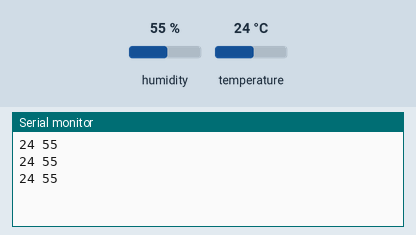
This sketch was run on a simulated ESP32. On the bench: the last lines printed to the serial monitor. The inputs (shaded band) are chosen by the test bench; at power-on: humidity 55 %, temperature 24 °C.

Above: at 3.8 s.
3.9 s: humidity set to 22 %
At 7.1 s:
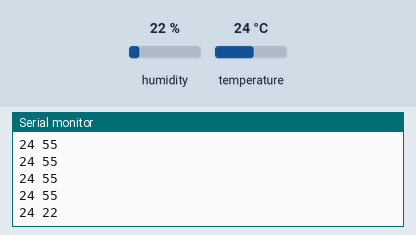
7.8 s: temperature set to 12 °C
At 10.3 s:
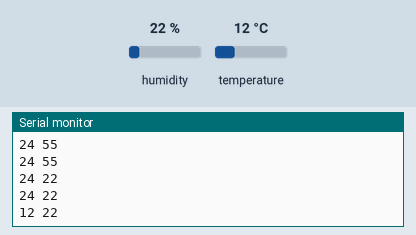
11.7 s: humidity set to 40 %
At 13.3 s:
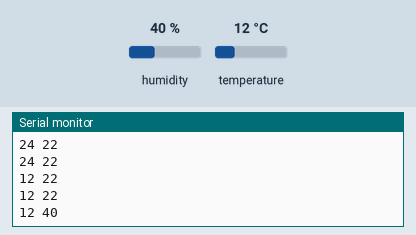
Timing chart, 0 to 14.8 s (numbered marks = the images above; inputs shaded):
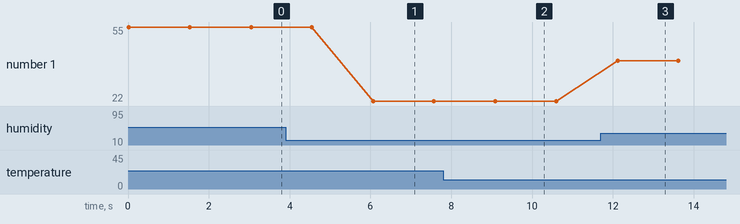

The sketch:

ArduinoToEsp32.ino
```cpp
//Measures the Temperature and Humidity with the help of a DHT11 sensor and sends it to Arduino
//From Arduino the data is transferred to the ESP32
#include<DHT.h>
#define DHTPIN 2
#define DHTTYPE DHT11
DHT dht(DHTPIN,DHTTYPE);


void setup() {
  Serial.begin(9600);

  dht.begin();

}

void loop() {
  int temperature=dht.readTemperature();
  int humidity=dht.readHumidity();


  Serial.print(temperature);
  Serial.print(" ");
  Serial.print(humidity);
  Serial.println();

  delay(1500);

}
```

Measured:
- after the input at 3.9 s, the serial monitor: prints a new line after 2.2 s (image 1)
- after the input at 7.8 s, the serial monitor: prints a new line after 1.3 s (image 2)
- after the input at 11.7 s, the serial monitor: prints a new line after 0.42 s (image 3)
- plotted number 1: 55 → 22 after the input at 3.9 s, 22 → 40 after the input at 11.7 s
